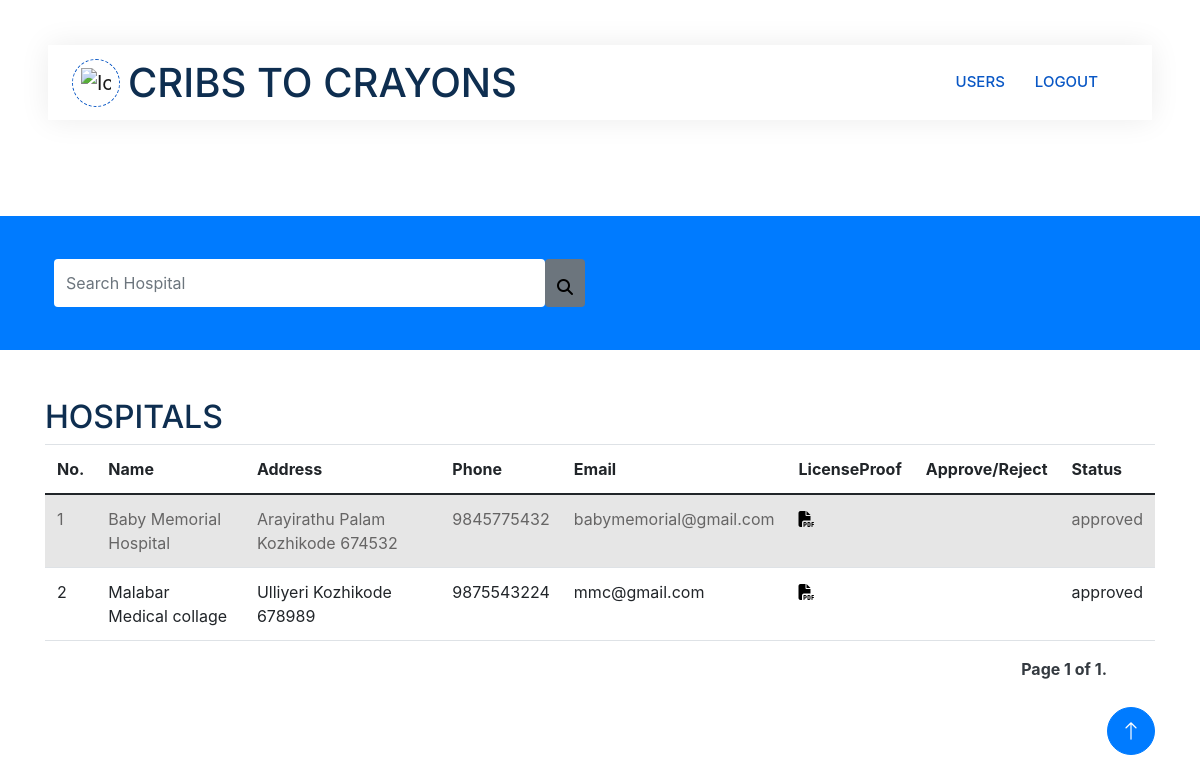
Page /adminhospital (signed in) on the committed database.
### app1/models.py (models this page shows, shortened)
class Hospital(models.Model):
    login_id=models.ForeignKey(LoginUser,on_delete=models.CASCADE)
    hospital_name=models.CharField(max_length=20)
    street=models.CharField(max_length=50)
    district=models.CharField(max_length=50)
    pincode=models.IntegerField()
    Email=models.EmailField()
    phone=models.IntegerField()
    licence_proof=models.FileField(upload_to='licence')

class LoginUser(AbstractUser):
    statuschoices=(('APPROVE','APPROVE'),
                   ('REJECT','REJECT'),
                   )
    status=models.CharField(choices=statuschoices,max_length=20,default='PENDING',null=True,blank=True)
    user_type=models.CharField(max_length=50)

### app1/views.py (the view)
# urls.py: path('adminhospital',views.hospital_view,name="adminhospital"),
@login_required(login_url='login/')
def hospital_view(request):
    hospital_data=Hospital.objects.all()
    items_per_page = 5
    paginator = Paginator(hospital_data, items_per_page)
    page = request.GET.get('page', 1)
    try:
        hospital_data = paginator.page(page)
    except PageNotAnInteger:
        hospital_data = paginator.page(1)
    except EmptyPage:
        hospital_data = paginator.page(paginator.num_pages)
    context={
        'hospital':hospital_data
    }
    return render(request,'admin/hospitalview.html',context)

### template/admin/hospitalview.html (shortened to what this page needs)
<!DOCTYPE html>
<html lang="en">
{% load static %}
<head>
    <link rel="stylesheet" href="https://cdnjs.cloudflare.com/ajax/libs/font-awesome/6.5.1/css/all.min.css" />
    <link href="https://cdnjs.cloudflare.com/ajax/libs/font-awesome/5.10.0/css/all.min.css" rel="stylesheet">
    <link href="https://cdn.jsdelivr.net/npm/bootstrap-icons@1.4.1/font/bootstrap-icons.css" rel="stylesheet">
    <link href="{% static 'js/animate.min.css' %}" rel="stylesheet">
    <link href="{% static 'js/owl.carousel.min.css' %}" rel="stylesheet">
    <link href="{% static 'css/bootstrap.min.css' %}" rel="stylesheet">
    <link rel="stylesheet" href="https://stackpath.bootstrapcdn.com/bootstrap/4.5.2/css/bootstrap.min.css">
    <link href="{% static 'css/style.css' %}" rel="stylesheet">
</head>
<body>
    <div class="container-xxl bg-white p-0">
        <div class="container-fluid nav-bar bg-transparent">
            <nav class="navbar navbar-expand-lg bg-white navbar-light py-0 px-4">
                <a href="" class="navbar-brand d-flex align-items-center text-center">
                    <div class="icon p-2 me-2">
                        <img class="img-fluid" src="{% static 'img/logo.gif' %}" alt="Icon" style="width: 30px; height: 30px;">
                    </div>
                    <h1 class="m-0 " >CRIBS TO CRAYONS</h1>
                </a>
                <div class="collapse navbar-collapse" id="navbarCollapse">
                    <div class="navbar-nav ms-auto">
                              <a href="{% url 'admincustomer'%}" class="nav-item nav-link active">USERS </a>
                        <a href="{% url 'login'%}" class="nav-item nav-link active" >LOGOUT</a>
                    </div>
                  </div>
                </div>
        </div>
<br>
<br>
<br>
<br>
 <div class="container-fluid bg-primary mb-5 wow fadeIn" data-wow-delay="0.1s" style="padding: 35px;">
    <div class="container">
        <div class="row g-2">
           <form method="get" action="{% url 'hospitalsearch' %}">
            <div class=" col-md-6 d-flex ">
                <input type="text" class="form-control border-0 py-4" placeholder="Search Hospital" name="search">
                <div>
                <button class="btn btn-secondary  border-0 w-100 py-3" style="height: 85%;" ><i class="fa-solid fa-magnifying-glass" ></i></button>
            </div>
        </div>
        </form>
    </div>
    </div>
</div>
<div class="container">
    <h2>HOSPITALS</h2>
    <table class="table table-striped">
      <thead>
        <tr>
          <th>No.</th>
          <th>Name</th>
          <th>Address</th>
          <th>Phone</th>
          <th>Email</th>
          <th>LicenseProof</th>
          <th>Approve/Reject</th>
          <th>Status</th>
        </tr>
      </thead>
      <tbody>
        {% if hospital %}
        {% for i in hospital %}
        <tr>
          <td>{{ forloop.counter}}</td>
         <td>{{ i.hospital_name }}</td>
         <td>{{ i.street }}
          {{ i.district }}
          {{ i.pincode }}
         </td>
         <td>{{ i.phone }}</td>
         <td>{{ i.Email }}</td>
         <td>
          <div class="vv">
         <a href="{{ i.licence_proof.url }}" target="_blank"> <i class="fa-solid fa-file-pdf"></i></a>
        </div>
        </td>
         <td>
                </td>
                <td>{{i.login_id.status}}</td>
        {% endfor %}
      {% else %}
      <div style="color: red; text-align: center;">
        <p>No hospital</p>
      </div>
      {% endif %}
    </tbody>
  </table>
  <div class="pagination mt-3 d-flex justify-content-end pe-5 mb-4  fw-bold text-white text-end ">
    <span class="step-links  ">
      <span class="current text-dark">
        Page {{ hospital.number }} of {{ hospital.paginator.num_pages }}.
      </span>
    </span>
  </div>
  </div>
  <a href="#" class="btn btn-lg btn-primary btn-lg-square back-to-top"><i class="bi bi-arrow-up"></i></a>
</body>
</html>

### static/css/style.css (style rules this page uses)
:root { --primary: #0957c5; --secondary: #2264ff; --light: #EFFDF5; --dark: #2551d3; }
.back-to-top { position: fixed; display: none; right: 45px; bottom: 45px; z-index: 99; }
.btn { transition: .5s; }
.btn.btn-primary, .btn.btn-secondary { color: #FFFFFF; }
.btn-lg-square { width: 48px; height: 48px; }
.btn-square, .btn-sm-square, .btn-lg-square { padding: 0; display: flex; align-items: center; justify-content: center; font-weight: normal; border-radius: 50px; }
.nav-bar { position: relative; margin-top: 45px; padding: 0 3rem; transition: .5s; z-index: 9999; }
.navbar { box-shadow: 0 0 30px rgba(0, 0, 0, .08); }
.navbar-light .navbar-nav .nav-link { margin-right: 30px; padding: 25px 0; color: #5288e0; font-size: 15px; text-transform: uppercase; outline: none; }
.navbar-light .navbar-nav .nav-link:hover, .navbar-light .navbar-nav .nav-link.active { color: var(--primary); }
.navbar-light .navbar-brand { height: 75px; }
.navbar-light .navbar-nav .nav-link { color: var(--dark); font-weight: 500; }
.icon { padding: 15px; display: inline-flex; align-items: center; justify-content: center; background: #FFFFFF !important; border-radius: 50px; border: 1px dashed var(--primary) !important; }

### template/admin/hospitalview.html (style rules this page uses)
.fa-solid { color: black; }

### rows in the picture
Hospital: hospital_name "Baby Memorial Hospital", street "Arayirathu Palam", district "Kozhikode", pincode "674532", phone "9845775432", Email "babymemorial@gmail.com", login_id.status "approved"
Hospital: hospital_name "Malabar Medical collage", street "Ulliyeri", district "Kozhikode", pincode "678989", phone "9875543224", Email "mmc@gmail.com", login_id.status "approved"

### other values in the picture
{{ hospital.number }} "1"
{{ hospital.paginator.num_pages }} "1"
